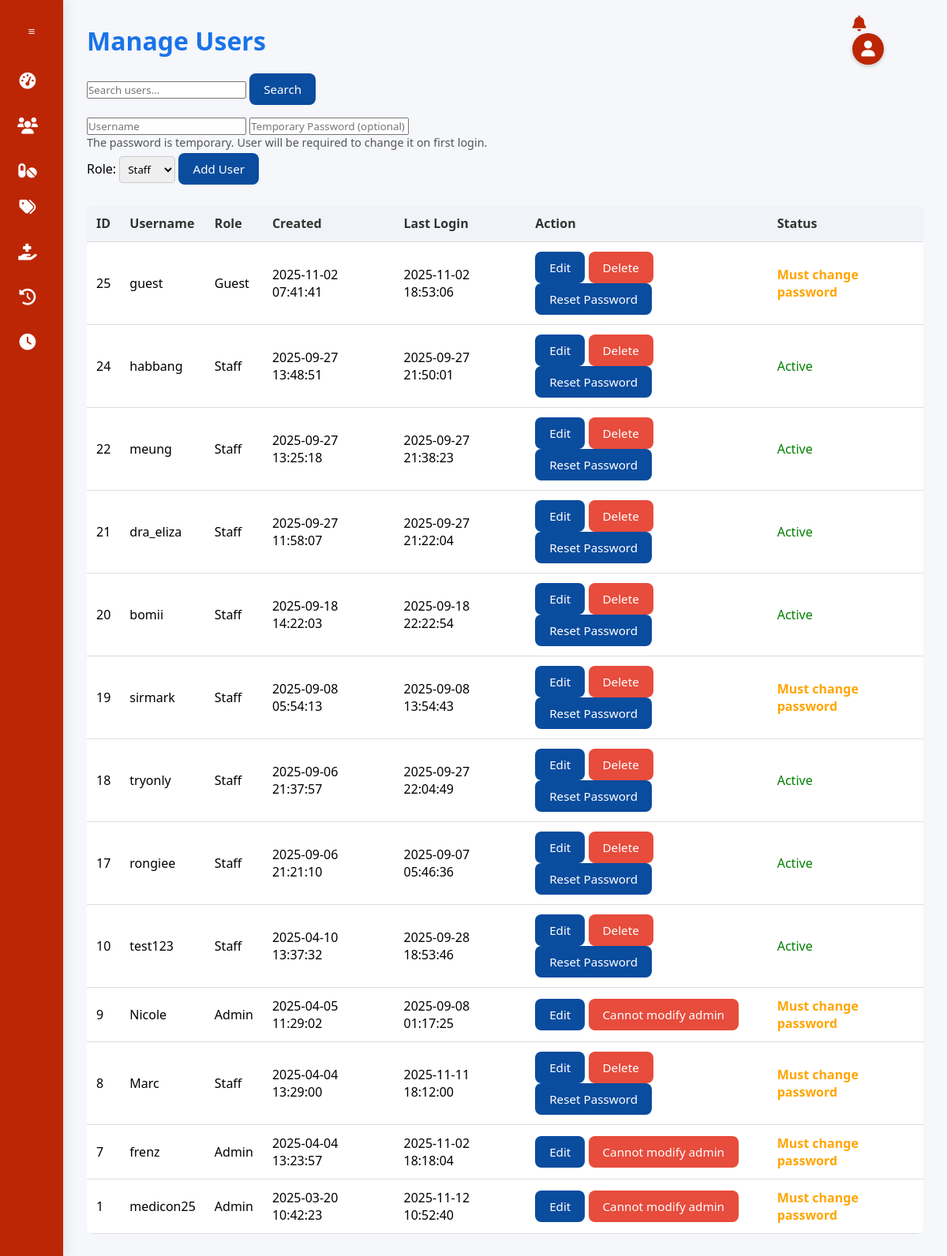
Page /admin_dashboard.php?page=manage_users (signed in) on the committed database.
### tables this page shows
CREATE TABLE `users` (
  `id` int(11) NOT NULL,
  `username` varchar(50) NOT NULL,
  `security_question` varchar(255) NOT NULL,
  `security_answer` varchar(255) NOT NULL,
  `password` varchar(255) NOT NULL,
  `created_at` timestamp NOT NULL DEFAULT current_timestamp(),
  `last_login` datetime DEFAULT NULL,
  `role` varchar(20) NOT NULL DEFAULT 'staff',
  `dob` date DEFAULT NULL,
  `force_password_change` tinyint(1) DEFAULT 1,
  `password_changed` tinyint(1) DEFAULT 0,
  `force_security_setup` tinyint(1) DEFAULT 0,
  `profile_pic` varchar(255) DEFAULT 'default.png'
);

### admin_dashboard.php (the view, shortened to what this page needs)
<?php
include('db.php');
$page = $_GET['page'] ?? 'dashboard';
$notifications = null;
$search = "";
if ($page === 'manage_users') {
    $editUser = null;
    $search = $_GET['search'] ?? '';
    if (trim($search) !== '') {
        $stmt = $conn->prepare("SELECT * FROM users WHERE username LIKE ? OR role LIKE ? ORDER BY created_at DESC");
        $like = "%$search%";
        $stmt->bind_param("ss", $like, $like);
        $stmt->execute();
        $users = $stmt->get_result();
    } else {
        $users = $conn->query("SELECT * FROM users ORDER BY created_at DESC");
    }
}
?>
<!DOCTYPE html>
<html lang="en">
<head>
  <link href="https://cdnjs.cloudflare.com/ajax/libs/font-awesome/6.0.0/css/all.min.css  " rel="stylesheet">
</head>
<body>
<div class="profile-menu">
  <a href="admin_dashboard.php?page=notifications" class="notif-icon" title="Notifications">
    <i class="fas fa-bell"></i>
  </a>
  <div class="profile-icon" onclick="toggleProfileMenu()">
    <i class="fas fa-user"></i>
  </div>
</div>
<div class="sidebar" id="sidebar">
  <div class="sidebar-header">
    <button id="hamburger" class="hamburger-btn">
      <svg class="hamburger-svg" viewBox="0 0 24 24">
        <line class="line-1" x1="4" y1="6" x2="20" y2="6" />
        <line class="line-2" x1="4" y1="12" x2="20" y2="12" />
        <line class="line-3" x1="4" y1="18" x2="20" y2="18" />
      </svg>
    </button>
  </div>
  <button onclick="window.location.href='admin_dashboard.php?page=dashboard'"><i class="fas fa-tachometer-alt"></i><span>Dashboard</span></button>
  <button onclick="window.location.href='admin_dashboard.php?page=manage_users'"><i class="fas fa-users"></i><span>Manage Users</span></button>
  <button onclick="window.location.href='admin_dashboard.php?page=medicines'"><i class="fas fa-pills"></i><span>Medicines</span></button>
  <button onclick="window.location.href='admin_dashboard.php?page=categories'"><i class="fas fa-tags"></i><span>Categories</span></button>
  <button onclick="window.location.href='admin_dashboard.php?page=donations'"><i class="fas fa-hand-holding-medical"></i><span>Donation Requests</span></button>
  <button onclick="window.location.href='admin_dashboard.php?page=logs'"><i class="fas fa-history"></i><span>Logs</span></button>
  <button onclick="window.location.href='admin_dashboard.php?page=schedules'"><i class="fas fa-clock"></i><span>Check Schedules</span></button>
</div>
<div class="main-content">
<?php if ($page === 'notifications'): ?>
  <h1>Notifications</h1>
  <form method="POST" style="margin-bottom:15px;">
    <button type="submit" name="mark_all_read" class="btn" style="background:#4CAF50;">
      <i class="fas fa-check-double"></i> Mark All as Read
    </button>
  </form>
  <table>
    <tr><th>Message</th><th>Status</th><th>Received</th><th>Action</th></tr>
    <?php if ($notifications && $notifications->num_rows > 0): ?>
        <?php while($n = $notifications->fetch_assoc()): ?>
        <tr>
            <td><?= htmlspecialchars($n['message']) ?></td>
            <td>
              <?php if ($n['is_read']): ?>
                <span style="color:green;">Read</span>
              <?php else: ?>
                <span style="color:orange; font-weight:600;">Unread</span>
              <?php endif; ?>
            </td>
            <td><?= htmlspecialchars($n['created_at']) ?></td>
            <td>
              <?php if (!$n['is_read']): ?>
                <a class="btn" href="mark_read.php?id=<?= (int)$n['id'] ?>">Mark as Read</a>
              <?php endif; ?>
            </td>
        </tr>
        <?php endwhile; ?>
    <?php else: ?>
        <tr><td colspan="4" style="text-align:center;">No notifications.</td></tr>
    <?php endif; ?>
  </table>
<?php elseif ($page === 'manage_users'): ?>
  <h1>Manage Users</h1>
  <form method="GET">
    <input type="text" name="search" placeholder="Search users..." value="<?= htmlspecialchars($search ?? '') ?>">
    <button type="submit">Search</button>
  </form>
  <form method="POST" style="margin-top:15px;">
    <?php if (!empty($editUser)): ?>
        <input type="hidden" name="id" value="<?= (int)$editUser['id'] ?>">
        <input type="text" name="username" value="<?= htmlspecialchars($editUser['username']) ?>" required>
        <p>Role: <strong><?= ucfirst($editUser['role']) ?></strong></p>
        <button type="submit" name="update_user">Update User</button>
        <a class="btn" href="admin_dashboard.php?page=manage_users">Cancel</a>
    <?php else: ?>
        <input type="text" name="username" placeholder="Username" required>
        <input type="text" name="password" placeholder="Temporary Password (optional)">
        <p style="font-size:0.9rem; color:#555;">The password is temporary. User will be required to change it on first login.</p>
        <label for="role">Role:</label>
        <select name="role" id="role" required style="padding:6px; margin:8px 0; border:1px solid #ccc; border-radius:4px;">
            <option value="staff">Staff</option>
        </select>
        <button type="submit" name="add_user">Add User</button>
    <?php endif; ?>
  </form>
  <table>
    <tr><th>ID</th><th>Username</th><th>Role</th><th>Created</th><th>Last Login</th><th>Action</th><th>Status</th></tr>
    <?php if (!empty($users) && $users->num_rows > 0): ?>
        <?php while($row = $users->fetch_assoc()): ?>
        <tr>
            <td><?= (int)$row['id'] ?></td>
            <td><?= htmlspecialchars($row['username']) ?></td>
            <td><?= ucfirst($row['role']) ?></td>
            <td><?= htmlspecialchars($row['created_at']) ?></td>
            <td><?= $row['last_login'] ? htmlspecialchars($row['last_login']) : '-' ?></td>
            <td>
              <a class="btn" href="?page=manage_users&edit=<?= (int)$row['id'] ?>">Edit</a>
              <?php if ($row['role'] === 'admin'): ?>
                  <button class='btn-del' disabled title='Cannot modify admin'>Cannot modify admin</button>
              <?php else: ?>
                  <a class='btn btn-del' href='?page=manage_users&delete=<?= (int)$row['id'] ?>' onclick='return confirm("Delete this user?");'>Delete</a>
                  <a class='btn' href='?page=manage_users&reset=<?= (int)$row['id'] ?>' onclick='return confirm("Reset password for this user?");'>Reset Password</a>
              <?php endif; ?>
            </td>
            <td>
              <?php if ($row['force_password_change']): ?>
                <span style='color:orange; font-weight:600;'>Must change password</span>
              <?php else: ?>
                <span style='color:green;'>Active</span>
              <?php endif; ?>
            </td>
        </tr>
        <?php endwhile; ?>
    <?php else: ?>
        <tr><td colspan="7" style="text-align:center; color: #555;">No users found.</td></tr>
    <?php endif; ?>
  </table>
<?php else: ?>
  <h1>Not found</h1>
  <p>Unknown page.</p>
<?php endif; ?>
</div>
</body>
</html>

### admin_dashboard.php (style rules this page uses)
.profile-menu { position: fixed; top: 20px; right: 80px; z-index: 1000; }
.profile-icon { width: 40px; height: 40px; border-radius: 50%; background: #BC2605; color: white; display: flex; align-items: center; justify-content: center; cursor: pointer; font-size: 20px; box-shadow: 0 2px 5px rgba(0,0,0,0.2); transition: background 0.3s ease, color 0.3s ease; }
.notif-icon { position: relative; margin-right: 12px; font-size: 20px; color: #BC2605; text-decoration: none; display: inline-flex; align-items: center; }
* { margin:0; padding:0; box-sizing:border-box; font-family:'Segoe UI','Roboto',sans-serif; }
body { background:#f5f7fa; min-height:100vh; }
.sidebar { position: fixed; top: 0; left: 0; width: 80px; height: 100%; background: #BC2605;; color: #fff; padding-top: 20px; transition: all 0.4s cubic-bezier(0.4,0,0.2,1); overflow: hidden; box-shadow: 3px 0 15px rgba(0,0,0,0.1); z-index: 1000; }
.sidebar-header { display: flex; align-items: center; padding: 0 15px 20px 15px; }
.hamburger-btn { width: 40px; height: 40px; background-color: rgba(255, 255, 255, 0.15); border: none; border-radius: 8px; cursor: pointer; display: flex; align-items: center; justify-content: center; transition: background 0.3s ease; }
.hamburger-svg { width: 22px; height: 22px; position: relative; }
.sidebar button { display:flex; align-items:center; padding:12px 20px; width:100%; border:none; background:none; color:white; font-size:1rem; cursor:pointer; text-align:left; border-radius:0 20px 20px 0; }
.sidebar button i { min-width:30px; text-align:center; font-size:1.3rem; }
.main-content { margin-left:80px; padding:30px; transition:margin-left .4s cubic-bezier(0.4,0,0.2,1); }
h1 { color:#1a73e8; margin-bottom:20px; font-weight:600; }
table { width:100%; border-collapse:collapse; margin-top:20px; background:#fff; border-radius:8px; overflow:hidden; }
th,td { padding:12px; border-bottom:1px solid #ddd; text-align:left; }
th { background:#f0f4f8; color:#333; }
button, .btn { background: #0a4c9e; color: white; border: none; padding: 10px 18px; border-radius: 8px; cursor: pointer; font-size: 0.95rem; font-weight: 500; transition: all 0.3s ease; display: inline-flex; align-items: center; gap: 6px; text-decoration: none; }
.btn-del { background: #e74c3c; }

### rows in the picture
users: id "25", username "guest", role "Guest", created_at "2025-11-02 07:41:41", last_login "2025-11-02 18:53:06", force_password_change "Must change password"
users: id "24", username "habbang", role "Staff", created_at "2025-09-27 13:48:51", last_login "2025-09-27 21:50:01", force_password_change "Active"
users: id "22", username "meung", role "Staff", created_at "2025-09-27 13:25:18", last_login "2025-09-27 21:38:23", force_password_change "Active"
users: id "21", username "dra_eliza", role "Staff", created_at "2025-09-27 11:58:07", last_login "2025-09-27 21:22:04", force_password_change "Active"
users: id "20", username "bomii", role "Staff", created_at "2025-09-18 14:22:03", last_login "2025-09-18 22:22:54", force_password_change "Active"
users: id "19", username "sirmark", role "Staff", created_at "2025-09-08 05:54:13", last_login "2025-09-08 13:54:43", force_password_change "Must change password"
users: id "18", username "tryonly", role "Staff", created_at "2025-09-06 21:37:57", last_login "2025-09-27 22:04:49", force_password_change "Active"
users: id "17", username "rongiee", role "Staff", created_at "2025-09-06 21:21:10", last_login "2025-09-07 05:46:36", force_password_change "Active"
users: id "10", username "test123", role "Staff", created_at "2025-04-10 13:37:32", last_login "2025-09-28 18:53:46", force_password_change "Active"
users: id "9", username "Nicole", role "Admin", created_at "2025-04-05 11:29:02", last_login "2025-09-08 01:17:25", shows "Cannot modify admin", force_password_change "Must change password"
users: id "8", username "Marc", role "Staff", created_at "2025-04-04 13:29:00", last_login "2025-11-11 18:12:00", force_password_change "Must change password"
users: id "7", username "frenz", role "Admin", created_at "2025-04-04 13:23:57", last_login "2025-11-02 18:18:04", shows "Cannot modify admin", force_password_change "Must change password"
users: id "1", username "medicon25", role "Admin", created_at "2025-03-20 10:42:23", last_login "2025-11-12 10:52:40", shows "Cannot modify admin", force_password_change "Must change password"
